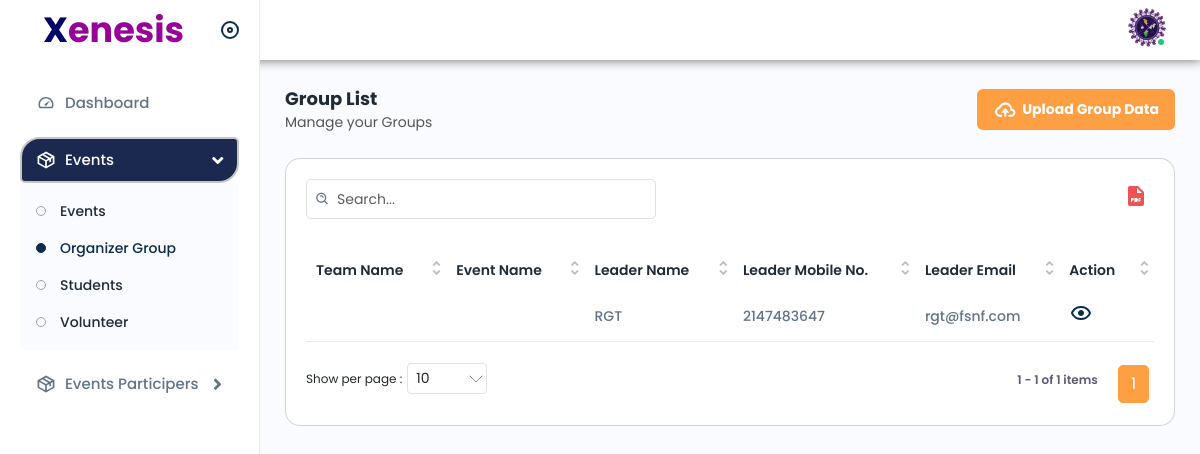
The app's page /Admin/grouplist.php, older data.
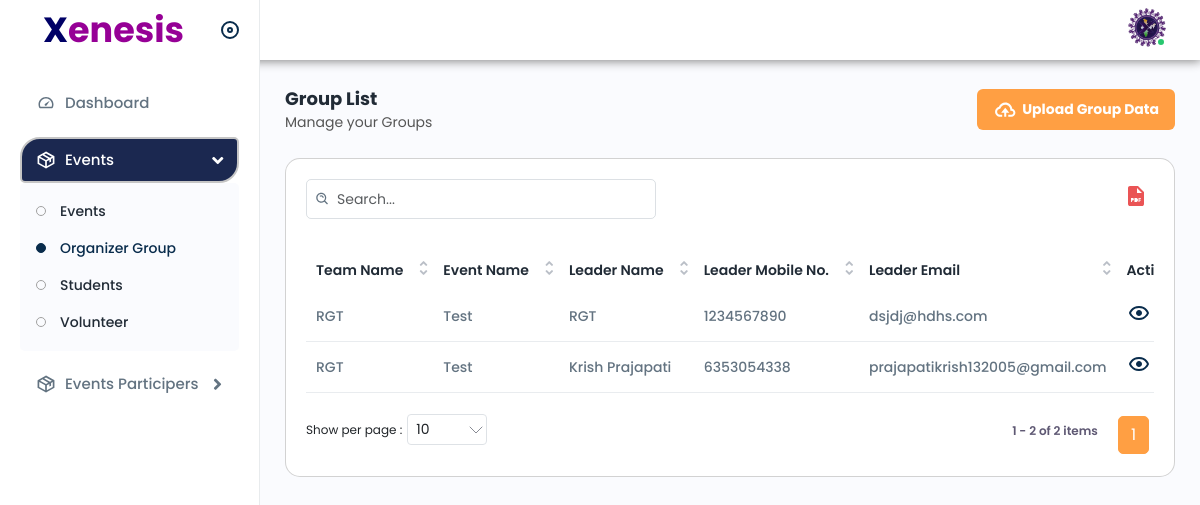
The same page, newer data.
### tables this page shows
CREATE TABLE `organizer_master` (
  `organizer_id` int(11) NOT NULL,
  `Leader_Name` varchar(100) NOT NULL,
  `event_id` int(11) NOT NULL,
  `Leader_email` varchar(250) NOT NULL,
  `Leader_mobile` bigint(11) NOT NULL,
  `Member1_name` varchar(100) NOT NULL,
  `Member1_email` varchar(250) NOT NULL,
  `Member1_mobile` bigint(11) NOT NULL,
  `Member2_name` varchar(100) NOT NULL,
  `Member2_email` varchar(250) NOT NULL,
  `Member2_mobile` bigint(11) NOT NULL,
  `Member3_name` varchar(100) NOT NULL,
  `Member3_email` varchar(250) NOT NULL,
  `Member3_mobile` bigint(11) NOT NULL,
  `Member4_name` varchar(100) NOT NULL,
  `Member4_email` varchar(250) NOT NULL,
  `Member4_mobile` bigint(11) NOT NULL,
  `Member5_name` varchar(100) NOT NULL,
  `Member5_email` varchar(250) NOT NULL,
  `Member5_mobile` bigint(11) NOT NULL
);

CREATE TABLE `event_master` (
  `event_id` int(11) NOT NULL,
  `event_name` varchar(100) NOT NULL,
  `tagline` text NOT NULL,
  `department_id` int(11) NOT NULL,
  `team_name` varchar(100) NOT NULL,
  `event_leader_no` bigint(11) NOT NULL,
  `participation_price` int(11) NOT NULL,
  `participation_price_team` int(11) NOT NULL,
  `team_member_count` int(11) NOT NULL,
  `winner_price1` int(11) NOT NULL,
  `winner_price2` int(11) NOT NULL,
  `winner_price3` int(11) NOT NULL,
  `location` varchar(200) NOT NULL,
  `date` date NOT NULL,
  `event_description` text NOT NULL,
  `rules` text NOT NULL,
  `round1_title` varchar(200) NOT NULL,
  `round1_description` text DEFAULT NULL,
  `round2_title` varchar(200) DEFAULT NULL,
  `round2_description` text DEFAULT NULL,
  `round3_title` varchar(200) DEFAULT NULL,
  `round3_description` text DEFAULT NULL,
  `round4_title` varchar(200) DEFAULT NULL,
  `round4_description` text DEFAULT NULL,
  `round5_title` varchar(200) DEFAULT NULL,
  `round5_description` text DEFAULT NULL,
  `images` varchar(254) NOT NULL,
  `image_path` text NOT NULL,
  `max_tickets` int(11) DEFAULT NULL,
  `category_id` int(11) NOT NULL,
  `is_status` int(11) NOT NULL DEFAULT 1
);

### Admin/grouplist.php (the view, shortened to what this page needs)
<!DOCTYPE html>
<html lang="en">
<head>
    <link rel="stylesheet" href="../assets/css/bootstrap.min.css">
    <link rel="stylesheet" href="../assets/plugins/icons/ionic/ionicons.css">
    <link rel="stylesheet" href="../assets/plugins/icons/feather/feather.css">
    <link rel="stylesheet" href="../assets/css/animate.css">
    <link rel="stylesheet" href="../assets/plugins/select2/css/select2.min.css">
    <link rel="stylesheet" href="../assets/css/dataTables.bootstrap4.min.css">
    <link rel="stylesheet" href="../assets/plugins/fontawesome/css/fontawesome.min.css">
    <link rel="stylesheet" href="../assets/plugins/fontawesome/css/all.min.css">
    <link href="https://cdn.jsdelivr.net/npm/bootstrap@5.3.0/dist/css/bootstrap.min.css" rel="stylesheet"
>
    <link rel="stylesheet" href="../assets/css/style.css">
</head>
<body>
    <div class="main-wrapper">
        <div class="header bord">
        <div class="header-left active">
                <a href="index.php" class="logo" style="font-size:35px; color: rgb(150, 0, 150); font-weight:bold; margin-left:23px;">
                    <span style="color: rgb(0, 0, 102)">X</span>enesis
                </a>
                <a id="toggle_btn" href="javascript:void(0);">
                </a>
            </div>
            <ul class="nav user-menu">
                <li class="nav-item dropdown has-arrow main-drop">
                    <a href="javascript:void(0);" class="dropdown-toggle nav-link userset" data-bs-toggle="dropdown">
                        <span class="user-img"><img src="../assets/img/Xenesis2025_logo.png" alt="img">
                            <span class="status online"></span></span>
                    </a>
                </li>
            </ul>
        </div>
        <div class="sidebar" id="sidebar">
            <div class="sidebar-inner slimscroll">
                <div id="sidebar-menu" class="sidebar-menu">
                    <ul>
                        <li>
                            <a href="index.php"><img src="../assets/img/icons/dashboard.svg" alt="img"><span>
                                    Dashboard</span> </a>
                        </li>
                        <li class="submenu">
                            <a href="javascript:void(0);"><img src="../assets/img/icons/product.svg" alt="img"><span>
                                Events</span> <span class="menu-arrow"></span></a>
                            <ul>
                                <li><a href="eventlist.php">Events</a></li>
                                <li><a href="grouplist.php" class="active">Organizer Group</a></li>
                                <li><a href="studentlist.php">Students</a></li>
                                <li><a href="volunteerlist.php">Volunteer</a></li>
                            </ul>
                        </li>
                        <li class="submenu">
                            <a href="javascript:void(0);"><img src="../assets/img/icons/product.svg" alt="img"><span>
                                Events Participers</span> <span class="menu-arrow"></span></a>
                        </li>
                    </ul>
                </div>
            </div>
        </div>
        <div class="page-wrapper">
            <div class="content">
                <div class="page-header">
                    <div class="page-title">
                        <h4>Group List</h4>
                        <h6>Manage your Groups</h6>
                    </div>
                    <div class="page-btn">
                        <a href="uploadgroup.php" class="btn btn-added"><img src="../assets/img/icons/upload.svg" alt="img" class="me-1" style="height: 25px;">Upload Group Data</a>
                    </div>
                </div>
                <div class="card">
                    <div class="card-body">
                        <div class="table-top">
                            <div class="search-set">
                                <div class="search-input">
                                    <a class="btn btn-searchset"><img src="../assets/img/icons/search-white.svg"
                                            alt="img"></a>
                                </div>
                            </div>
                            <div class="wordset">
                                <ul>
                                    <li>
                                        <a href="#"
                                            data-bs-toggle="tooltip" data-bs-placement="top" title="pdf"><img
                                                src="../assets/img/icons/pdf.svg" alt="img"></a>
                                    </li>
                                </ul>
                            </div>
                        </div>
                        <div class="table-responsive">
                            <table class="table  datanew">
                                <thead>
                                    <tr>
                                        <th>Team Name</th>
                                        <th>Event Name</th>
                                        <th>Leader Name</th>
                                        <th>Leader Mobile No.</th>
                                        <th>Leader Email</th>
                                        <th>Action</th>
                                    </tr>
                                </thead>
                                <tbody>
                                    <?php
                                        require "../includes/scripts/connection.php";
                                        $sql = "SELECT * FROM `organizer_master`";
                                        $result = mysqli_query($conn, $sql);
                                        if($result->num_rows > 0){
                                            $row = mysqli_fetch_assoc($result);
                                            $event_id = $row['event_id'];
                                            $sql_fetch_event = "SELECT * FROM `event_master` WHERE `event_id` = $event_id";
                                            $result_fetch_event = mysqli_query($conn, $sql_fetch_event);
                                            $event_data = mysqli_fetch_assoc($result_fetch_event);
                                            $result = mysqli_query($conn, $sql);
                                            $team_name = $event_data['team_name'];
                                            $event_name = $event_data['event_name'];
                                            while($row = $result->fetch_assoc()){
                                                echo "<tr>
                                                        <td>".$team_name."</td>
                                                        <td>".$event_name."</td>
                                                        <td>".$row['Leader_Name']."</td>
                                                        <td>".$row['Leader_mobile']."</td>
                                                        <td>".$row['Leader_email']."</td>
                                                        <td>
                                                            <a href='groupdetails.php?id=".$row['event_id']."'>
                                                                <img src='../assets/img/icons/eye.svg' alt='img'>
                                                            </a>
                                                        </td>
                                                    </tr>";
                                            }
                                        }
                                    ?>
                                </tbody>
                            </table>
                        </div>
                    </div>
                </div>
            </div>
        </div>
    </div>
</body>
</html>

Row changes from the older to the newer data that the page shows:
removed organizer_master: Leader_Name "RGT", Leader_mobile "2147483647", Leader_email "rgt@fsnf.com"
added organizer_master: event.team_name "RGT", event.event_name "Test", Leader_Name "RGT", Leader_mobile "1234567890", Leader_email "dsjdj@hdhs.com"
added organizer_master: Leader_Name "Krish Prajapati", Leader_mobile "6353054338", Leader_email "prajapatikrish132005@gmail.com"
added event_master: team_name "RGT", event_name "Test"
Text that changed along with them:
text written by a page script: "1 1 - 1 of 1 items" → "1 1 - 2 of 2 items"
